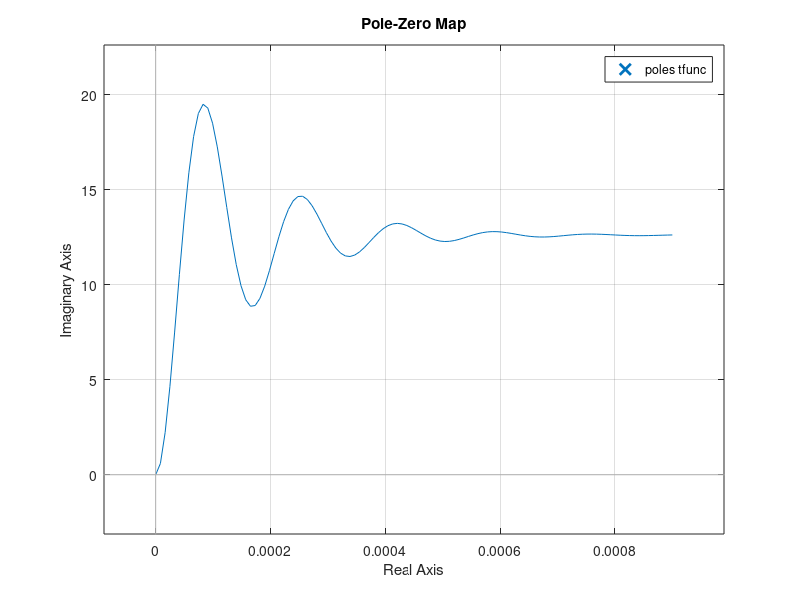

MATLAB code for this plot:

% % from response graph:
% OS = 2.501              % Peak V - steady-state V
% Ts = 12.20e-3           % Time when V = steady-state V * (1.02)
% Tp = 10.002e-3          % Peak time
% Kdc = 3.894             % Gain = ss V / 5V

% from response graph:
OS = 19.506 - 12.609             % Peak V - steady-state V
Ts = 0.558e-3          % Time when V = steady-state V * (1.02)
Tp = 0.051e-3          % Peak time
Kdc = 12.609


% calculate second-order approx
zeta = sqrt(log(OS/Kdc)^2 / (pi^2 + (log(OS/Kdc))^2))
wn = 4/(Ts*zeta)
beta = pi/(Tp*wn)

tfunc = Kdc*tf([wn^2],[1, 2*zeta*wn, wn^2])
step(tfunc)
pzmap(tfunc)
